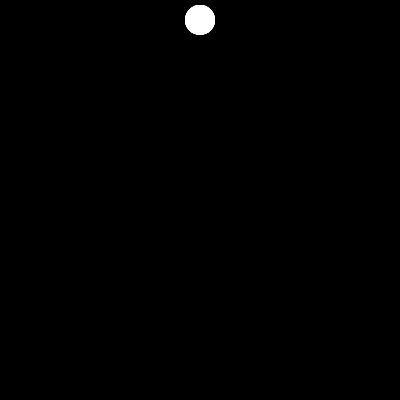
Frame 1 (no input)
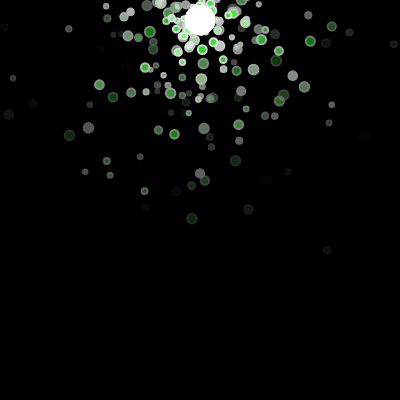
Frame 60 (no input)
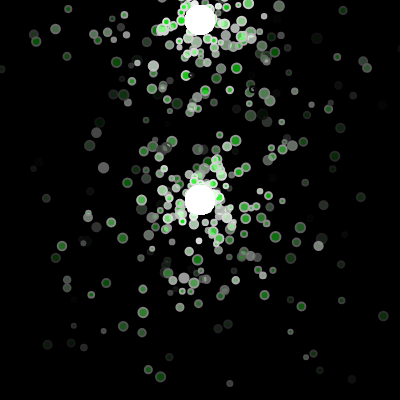
Frame 120 (the mouse pressed at the canvas centre since frame 60)

The p5.js sketch that drew these frames (run headless with seeded random() and noise() and a simulated clock; from frame 60 on, the mouse is pressed at the canvas centre):

// p5.js sketch
// ── sketch.js
let emitters = [];
function setup() {
  createCanvas(400, 400);
  emitters[0] = new Emitter(200, 20);
}

function draw() {
  background(0);

  // if(mouseIsPressed){
  //     let wind = createVector(0.1,0);
  //     Particle.applyForce(wind);
  // }

  // for(let i =0; i < 5; i++){
  // particles.push(new Particle(200, 25, random(100,255)));
  // }
  for (let emitter of emitters) {
    emitter.emit(5);
    emitter.show();
    emitter.update();
  }
}

function mousePressed() {
  emitters.push(new Emitter(mouseX, mouseY));
}

// ── emitters.js
class Emitter {
  constructor(x, y) {
    this.pos = createVector(x, y);
    this.particles = [];
  }

  emit(num){
    for(let i =0; i < num; i++){
        this.particles.push(new Particle(this.pos.x, this.pos.y))
    }
}
  update() {
    for (let particle of this.particles) {
      let gravity = createVector(0, 0.04);
      particle.applyForce(gravity);
      particle.update();
     
    }

    for (let i = this.particles.length - 1; i >= 0; i--) {
      if (this.particles[i].finished()) {
        this.particles.splice(i, 1);
      }
    }
  }

  show() { for (let particle of this.particles) {
     particle.show();
    noStroke();
    fill(255);
    ellipse(this.pos.x,this.pos.y, 30)
   
  }}
}

// ── particle.js
class Particle {
  constructor(x, y) {
    this.pos = createVector(x, y, color);
    this.vel = p5.Vector.random2D();
    // create random burst of particles
    this.vel.mult(random(1,5));
    this.acc = createVector(0, 0);
    this.r = random(2,5);
    this.color = random(10,255);
    this.lifetime = 255;
  }

  finished(){
      return this.lifetime < 0
  }

  applyForce(force) {
    this.acc.add(force);
  }

  update() {
    this.vel.add(this.acc);
    this.pos.add(this.vel);
    this.acc.set(0, 0);
    this.lifetime -= 5;
  }

  show() {
    stroke(this.lifetime);
    strokeWeight(2);
    fill(this.color,255,this.color, this.lifetime);
    ellipse(this.pos.x, this.pos.y, this.r * 2);
    // line(200,20,this.pos.x,this.pos.y )


  }
}
